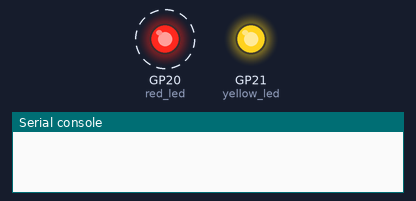
The program below on a simulated Raspberry Pi Pico running MicroPython. On the bench: output pins drawn as LEDs (lit = HIGH), the last lines printed to the serial console. Dashed ring = blinking. Files the program writes start out absent; threads take turns every 2 ms.

Above: at 0.5 s.
At 8.5 s:
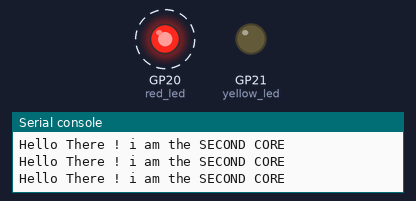
Timing chart, 0 to 13.0 s (numbered marks = the images above):
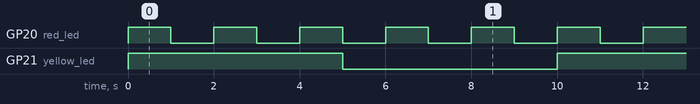

The program:

multiThread_writefile.py
```python
#Files from https://drive.google.com/drive/u/0/folders/11NniRrdWbp-h6SOk2OLFI4mkFYe6gYgr
#https://www.youtube.com/playlist?list=PLrJp3bvNEFaWtttqk0eVx2NZ97cG8Y8-x
# import the required libraries
from machine import Pin
import _thread
import utime

# declare pins for leds
red_led = Pin(20, mode = Pin.OUT, value = 0)
yellow_led = Pin(21, mode = Pin.OUT, value = 0)

# define function to handle the first core (Core 1)
def first_core_function():
    yellow_led.toggle()
    utime.sleep(5)
    yellow_led.toggle()
    utime.sleep(5)
    print("\n","Hello There ! i am the FIRST CORE","\n")
     #Open, Write, Close a datafile
    data_file = open("MyData.txt","a")
    data_file.write('write to file'+'\n')
    data_file.close()
    print("Wrote data to file")


# define function to handle the second core (Core 2)
def second_core_function():
    while True:
        red_led.toggle()
        utime.sleep(1)
        red_led.toggle()
        utime.sleep(1)
        print("Hello There ! i am the SECOND CORE")

# start new thread
_thread.start_new_thread(second_core_function, ())

# main loop on core 1
while True:
# execute the first core function
    first_core_function()
```

Measured:
- by itself, GP20 (red_led): alternates HIGH for 1.0 s and LOW for 1.0 s
- by itself, GP21 (yellow_led): alternates HIGH for 5.0 s and LOW for 5.0 s
- by itself, everything shown: repeats every 10.0 s, in 12 steps
